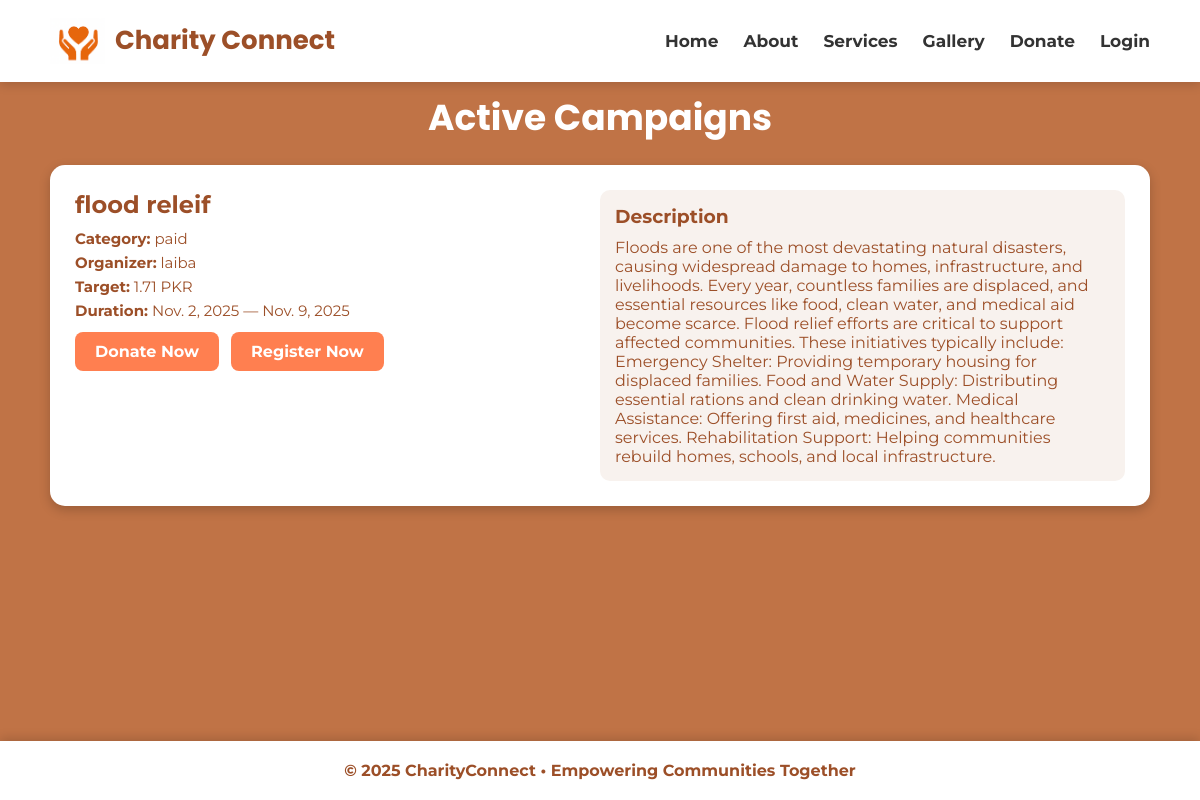
The page /donation/campaign_list/ on the database its author committed.
### donation/models.py (models this page shows, shortened)
class Campaign(models.Model):
    title = models.CharField(max_length=200)
    description = models.TextField()
    category = models.CharField(max_length=100, null=True, blank=True)
    organizer = models.CharField(max_length=100, null=True, blank=True)
    goal_amount = models.DecimalField(max_digits=10, decimal_places=2)
    raised_amount = models.DecimalField(max_digits=10, decimal_places=2, default=0)
    start_date = models.DateField()
    end_date = models.DateField()

### donation/views.py (the view)
def campaign_list(request):
    campaigns = Campaign.objects.all()
    return render(request, "donation/campaign_list.html", {"campaigns": campaigns})

### templates/donation/campaign_list.html (shortened to what this page needs)
{% load static %}
<!DOCTYPE html>
<html lang="en">
<head>
</head>
<body>
<nav>
    <div style="display:flex;align-items:center;">
        <img src="{% static 'image/logoo.png' %}" class="logo" />
        <h2>Charity Connect</h2>
    </div>
    <ul>
        <li><a href="{% url 'home' %}">Home</a></li>
        <li><a href="{% url 'about' %}">About</a></li>
        <li><a href="{% url 'services' %}">Services</a></li>
        <li><a href="{% url 'gallery' %}">Gallery</a></li>
        <li><a href="{% url 'donate' %}">Donate</a></li>
        <li><a href="{% url 'login' %}">Login</a></li>
    </ul>
</nav>
<div class="campaign-container">
    <div class="heading">Active Campaigns</div>
    {% for c in campaigns %}
    <div class="campaign-card">
        <div class="left-box">
            <div class="campaign-title">{{ c.title }}</div>
            <p class="info"><b>Category:</b> {{ c.category }}</p>
            <p class="info"><b>Organizer:</b> {{ c.organizer }}</p>
            <p class="info"><b>Target:</b> {{ c.goal_amount }} PKR</p>
            <p class="info"><b>Duration:</b> {{ c.start_date }} — {{ c.end_date }}</p>
            <div class="btn-area">
                <a href="{% url 'donate' %}" class="btn-donate">Donate Now</a>
                <a href="{% url 'register' %}" class="btn-register">Register Now</a>
            </div>
        </div>
        <div class="right-box">
            <h3 style="margin-bottom:10px;">Description</h3>
            <p>{{ c.description }}</p>
        </div>
    </div>
    {% empty %}
        <h3 style="text-align:center;">No campaigns added yet.</h3>
    {% endfor %}
</div>
<footer>
    <b>© 2025 CharityConnect • Empowering Communities Together</b>
</footer>
</body>
</html>

### templates/donation/campaign_list.html (style rules this page uses)
* { margin: 0; padding: 0; box-sizing: border-box; }
body { font-family: 'Montserrat', sans-serif; background: #c07346; color: white; margin-top: 90px; padding-bottom: 130px; }
nav { display: flex; justify-content: space-between; align-items: center; padding: 18px 50px; background: white; box-shadow: 0 3px 10px rgba(0,0,0,0.15); position: fixed; top: 0; width: 100%; z-index: 1000; }
nav h2 { font-family: 'Poppins', sans-serif; color: #9c4f28; font-size: 26px; }
nav ul { display: flex; list-style: none; gap: 25px; }
nav ul li a { text-decoration: none; color: #333; font-size: 17px; font-weight: bold; }
.logo { width: 55px; margin-right: 10px; }
.campaign-container { max-width: 1100px; margin: 40px auto; }
.heading { text-align: center; font-size: 36px; font-family: 'Poppins'; font-weight: bold; margin-bottom: 20px; }
.campaign-card { background: white; color: #9c4f28; padding: 25px; border-radius: 15px; margin-bottom: 25px; box-shadow: 0 4px 12px rgba(0,0,0,0.2); transition: 0.2s ease-in-out; display: flex; justify-content: space-between; gap: 20px; }
.left-box { width: 45%; }
.right-box { width: 50%; background: #f8f2ee; padding: 15px; border-radius: 10px; }
.campaign-title { font-size: 24px; font-weight: bold; margin-bottom: 10px; }
.info { margin: 5px 0; font-size: 15px; }
.btn-area { margin-top: 12px; display: flex; gap: 12px; }
.btn-donate { background:#ff7f50; padding: 10px 20px; color: white; text-decoration: none; font-weight: bold; border-radius: 8px; }
.btn-register { background:#ff7f50; padding: 10px 20px; color: white; text-decoration: none; font-weight: bold; border-radius: 8px; }
footer { background: white; color: #9c4f28; text-align: center; padding: 20px 0; position: fixed; bottom: 0; left: 0; width: 100%; box-shadow: 0 -3px 10px rgba(0,0,0,0.15); }

### rows shown on the page
Campaign: title "flood releif", category "paid", organizer "laiba", goal_amount "1.71", start_date "Nov. 2, 2025", end_date "Nov. 9, 2025", description "Floods are one of the most devastating natural disasters, causing widespread damage to homes, infrastructure, and livelihoods. Every year, countless families are displaced, and essential resources like food, clean water, and medical aid become scarce. Flood relief efforts are critical to support affected communities. These initiatives typically include: Emergency Shelter: Providing temporary housing for displaced families. Food and Water Supply: Distributing essential rations and clean drinking water. Medical Assistance: Offering first aid, medicines, and healthcare services. Rehabilitation Support: Helping communities rebuild homes, schools, and local infrastructure."
